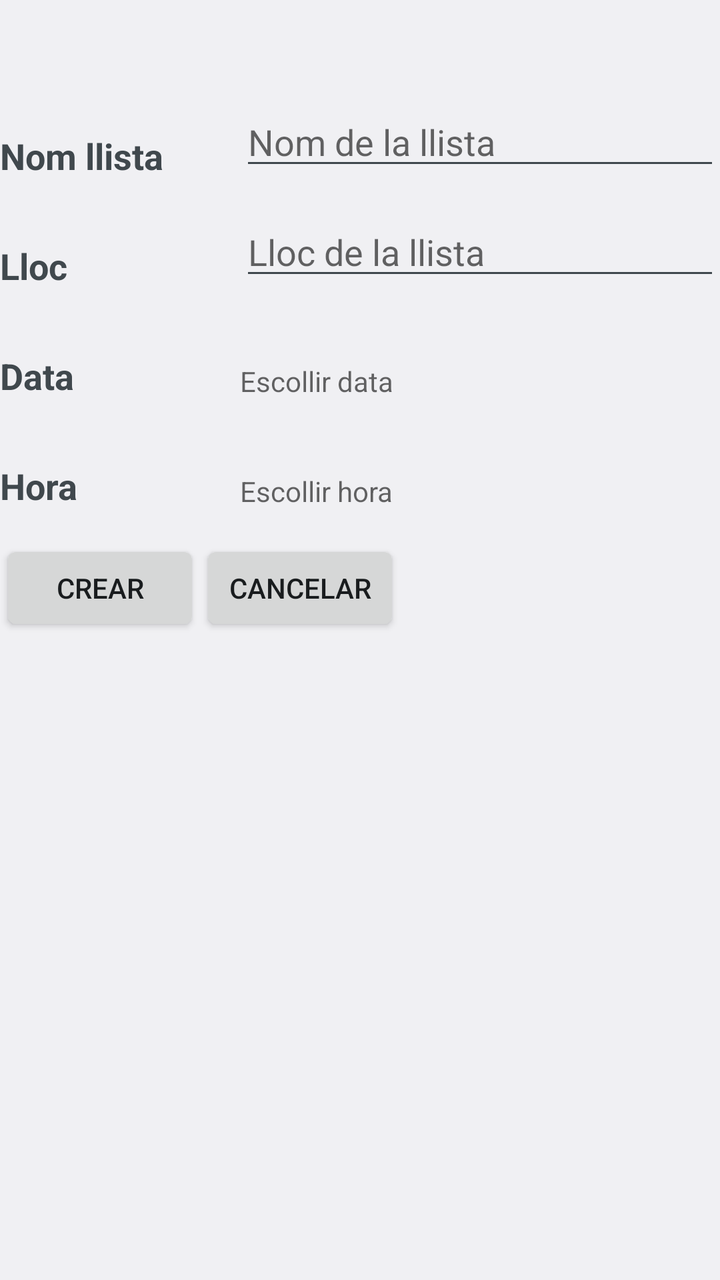
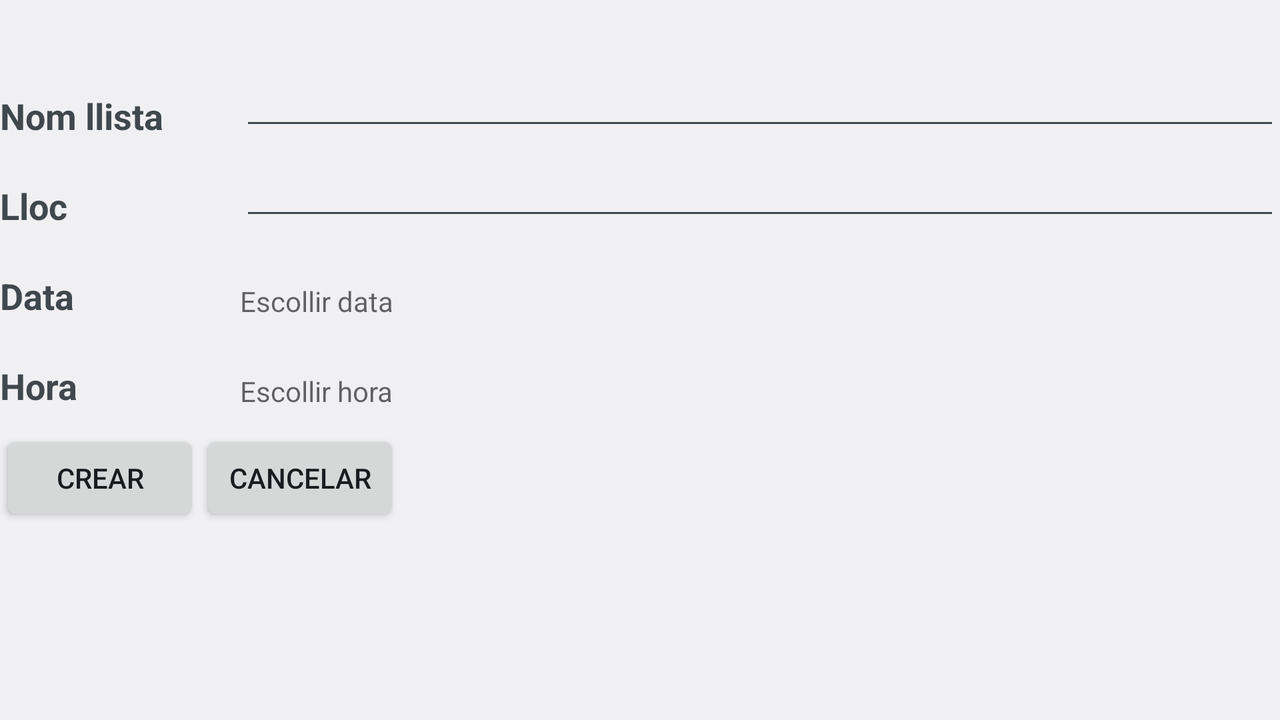

An Android layout and its configuration variant, each rendered on a device that would load it. The default file and the variant file are quoted in full after the pictures.
<!-- AndroidManifest.xml: application theme AppTheme -->
<!-- res/layout/newlist.xml -->
<RelativeLayout
        android:layout_width="fill_parent"
        android:layout_height="fill_parent"
        android:orientation="vertical"
        xmlns:android="http://schemas.android.com/apk/res/android">

    <TextView
            android:layout_width="120dp"
            android:layout_height="40dp"
            android:text="@string/newlist_name"
            android:id="@+id/tv_NewListName"
            android:layout_alignParentLeft="true"
            android:layout_alignParentTop="true"
            android:layout_marginTop="50dp"
            android:textAppearance="?android:attr/textAppearanceMedium"
            android:gravity="bottom"
            android:textStyle="bold"/>

    <TextView
            android:layout_width="120dp"
            android:layout_height="40dp"
            android:text="@string/newlist_date"
            android:id="@+id/tv_NewListDate"
            android:layout_alignParentTop="false"
            android:layout_below="@+id/newlist_place"
            android:layout_marginTop="15dp"
            android:layout_alignParentLeft="true"
            android:gravity="bottom"
            android:textAppearance="?android:attr/textAppearanceMedium"
            android:textStyle="bold"/>

    <EditText
            android:layout_width="fill_parent"
            android:layout_height="wrap_content"
            android:id="@+id/txtnewlist_name"
            android:layout_alignBottom="@+id/tv_NewListName"
            android:layout_toRightOf="@+id/tv_NewListName"
            android:layout_alignParentRight="true"
            android:hint="Nom de la llista"/>

    <TextView
            android:layout_width="120dp"
            android:layout_height="40dp"
            android:text="Lloc"
            android:id="@+id/newlist_place"
            android:layout_marginTop="15dp"
            android:layout_below="@+id/tv_NewListName"
            android:gravity="bottom"
            android:textAppearance="?android:attr/textAppearanceMedium"
            android:textStyle="bold"
            android:layout_alignParentLeft="true"/>

    <EditText
            android:layout_width="fill_parent"
            android:layout_height="wrap_content"
            android:id="@+id/txtnewlist_place"
            android:layout_alignBottom="@+id/newlist_place"
            android:layout_toRightOf="@+id/newlist_place"
            android:layout_alignParentRight="true"
            android:hint="Lloc de la llista"/>

    <Button
            android:layout_width="100dp"
            android:layout_height="wrap_content"
            android:text="Crear"
            android:id="@+id/btnnewlist_ok"
            android:layout_below="@+id/tv_NewListTime"
            android:layout_marginTop="15dp"
            android:layout_alignParentLeft="true"
            android:minWidth="100dp"/>

    <Button
            android:layout_width="100dp"
            android:layout_height="wrap_content"
            android:text="Cancelar"
            android:id="@+id/btnnewlist_cancel"
            android:layout_toRightOf="@+id/btnnewlist_ok"
            android:layout_alignTop="@+id/btnnewlist_ok"
            android:minWidth="100dp"/>

    <TextView
            android:layout_width="120dp"
            android:layout_height="40dp"
            android:text="@string/newlist_time"
            android:id="@+id/tv_NewListTime"
            android:layout_alignParentTop="false"
            android:layout_marginTop="15dp"
            android:layout_below="@+id/tv_NewListDate"
            android:layout_alignParentLeft="true"
            android:gravity="bottom"
            android:hint="Escollir hora"
            android:textAppearance="?android:attr/textAppearanceMedium"
            android:textStyle="bold"/>

    <TextView
            android:layout_width="fill_parent"
            android:layout_height="wrap_content"
            android:id="@+id/txtnewlist_time"
            android:editable="false"
            android:layout_toRightOf="@+id/tv_NewListTime"
            android:onClick="showTimePickerDialog"
            android:clickable="true"
            android:autoText="false"
            android:layout_alignBottom="@+id/tv_NewListTime"
            android:hint="Escollir hora"/>

    <TextView
            android:layout_width="fill_parent"
            android:layout_height="wrap_content"
            android:id="@+id/txtnewlist_date"
            android:editable="false"
            android:onClick="showDatePickerDialog"
            android:clickable="true"
            android:autoText="false"
            android:layout_toRightOf="@+id/tv_NewListDate"
            android:layout_alignBottom="@+id/tv_NewListDate"
            android:hint="Escollir data"/>

</RelativeLayout>
<!-- resources referenced by this layout -->
<resources>
  <string name="newlist_date">Data</string>
  <string name="newlist_name">Nom llista</string>
  <string name="newlist_time">Hora</string>
  <style name="AppTheme" parent="android:Theme.Holo.Light" />
</resources>
<!-- res/layout-land/newlist.xml (the repository's variant of the layout above) -->
<!-- drawn on the phone turned sideways -->
<RelativeLayout
        android:layout_width="fill_parent"
        android:layout_height="fill_parent"
        android:orientation="horizontal"
        xmlns:android="http://schemas.android.com/apk/res/android">

    <TextView
            android:layout_width="120dp"
            android:layout_height="40dp"
            android:text="@string/newlist_name"
            android:id="@+id/tv_NewListName"
            android:layout_alignParentLeft="true"
            android:layout_alignParentTop="true"
            android:layout_marginTop="30dp"
            android:textAppearance="?android:attr/textAppearanceMedium"
            android:gravity="bottom"
            android:textStyle="bold"/>

    <TextView
            android:layout_width="120dp"
            android:layout_height="40dp"
            android:text="@string/newlist_date"
            android:id="@+id/tv_NewListDate"
            android:layout_alignParentTop="false"
            android:layout_below="@+id/newlist_place"
            android:layout_marginTop="5dp"
            android:layout_alignParentLeft="true"
            android:gravity="bottom"
            android:textAppearance="?android:attr/textAppearanceMedium"
            android:textStyle="bold"/>

    <EditText
            android:layout_width="fill_parent"
            android:layout_height="wrap_content"
            android:id="@+id/txtnewlist_name"
            android:layout_alignBottom="@+id/tv_NewListName"
            android:layout_toRightOf="@+id/tv_NewListName"
            android:layout_alignParentRight="true"/>

    <TextView
            android:layout_width="120dp"
            android:layout_height="40dp"
            android:text="Lloc"
            android:id="@+id/newlist_place"
            android:layout_marginTop="5dp"
            android:layout_below="@+id/tv_NewListName"
            android:gravity="bottom"
            android:textAppearance="?android:attr/textAppearanceMedium"
            android:textStyle="bold"
            android:layout_alignParentLeft="true"/>

    <EditText
            android:layout_width="fill_parent"
            android:layout_height="wrap_content"
            android:id="@+id/txtnewlist_place"
            android:layout_alignBottom="@+id/newlist_place"
            android:layout_toRightOf="@+id/newlist_place"
            android:layout_alignParentRight="true"/>

    <Button
            android:layout_width="100dp"
            android:layout_height="wrap_content"
            android:text="Crear"
            android:id="@+id/btnnewlist_ok"
            android:layout_below="@+id/tv_NewListTime"
            android:layout_marginTop="10dp"
            android:layout_alignParentLeft="true"
            android:minWidth="100dp"/>

    <Button
            android:layout_width="100dp"
            android:layout_height="wrap_content"
            android:text="Cancelar"
            android:id="@+id/btnnewlist_cancel"
            android:layout_toRightOf="@+id/btnnewlist_ok"
            android:layout_alignTop="@+id/btnnewlist_ok"
            android:minWidth="100dp"/>

    <TextView
            android:layout_width="120dp"
            android:layout_height="40dp"
            android:text="@string/newlist_time"
            android:id="@+id/tv_NewListTime"
            android:layout_alignParentTop="false"
            android:layout_marginTop="5dp"
            android:layout_below="@+id/tv_NewListDate"
            android:layout_alignParentLeft="true"
            android:gravity="bottom"
            android:hint="Escollir hora"
            android:textAppearance="?android:attr/textAppearanceMedium"
            android:textStyle="bold"/>

    <TextView
            android:layout_width="fill_parent"
            android:layout_height="wrap_content"
            android:id="@+id/txtnewlist_time"
            android:editable="false"
            android:layout_toRightOf="@+id/tv_NewListTime"
            android:onClick="showTimePickerDialog"
            android:clickable="true"
            android:autoText="false"
            android:layout_alignBottom="@+id/tv_NewListTime"
            android:hint="Escollir hora"/>

    <TextView
            android:layout_width="fill_parent"
            android:layout_height="wrap_content"
            android:id="@+id/txtnewlist_date"
            android:editable="false"
            android:onClick="showDatePickerDialog"
            android:clickable="true"
            android:autoText="false"
            android:layout_toRightOf="@+id/tv_NewListDate"
            android:layout_alignBottom="@+id/tv_NewListDate"
            android:hint="Escollir data"/>

</RelativeLayout>
